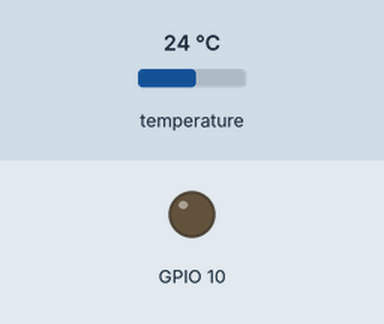
A sketch run on a simulated ESP8266 (NodeMCU). On the bench: output pins drawn as LEDs (lit = HIGH). The inputs (shaded band) are chosen by the test bench; at power-on: temperature 24 °C. WiFi joins after 1.5 s; servers stay silent unless stated; uploads are accepted with an empty reply; what the sketch prints to the serial monitor is not drawn.

Above: at 0.1 s.
At 4.6 s:
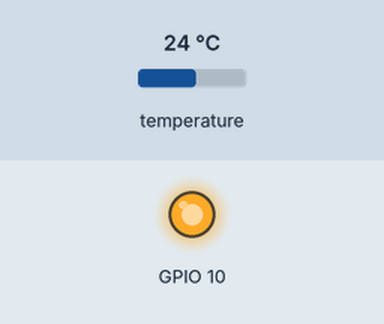
Timing chart, 0 to 6.1 s (numbered marks = the images above):
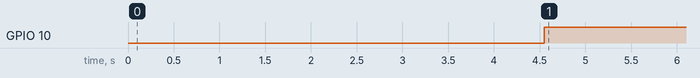

The sketch:

ESP8266_Teller.ino
```cpp
#include <OneWire.h>
#include <DallasTemperature.h>
#include <ESP8266WiFi.h>
#include <ESP8266HTTPClient.h>

//SSID
//PWD
const char* ssid = "**********************";
const char* password = "**********************";

// GPIO where the DS18B20 is connected to
const int oneWireBus = 5;   //D1

// Setup a oneWire instance to communicate with any OneWire devices
OneWire oneWire(oneWireBus);


// Pass our oneWire reference to Dallas Temperature sensor
DallasTemperature sensors(&oneWire);


void setup () {
  pinMode(10, HIGH);

  Serial.begin(19200);
  sensors.begin();

  WiFi.begin(ssid, password);

  while (WiFi.status() != WL_CONNECTED) {

    delay(1000);
    Serial.print("Connecting..");

  }

}

void loop() {
  temperatur();
  delay(10);

  if (WiFi.status() == WL_CONNECTED) { //Check WiFi connection status

    HTTPClient http;  //Declare an object of class HTTPClient

    http.begin("http://192.168.178.116:1337/login?name=" + String(temperatur(), 2));  //Specify request destination
    int httpCode = http.GET();                                  //Send the request
    delay(10);

    if (httpCode > 0) { //Check the returning code

      String payload = http.getString();   //Get the request response payload
      Serial.println(payload);             //Print the response payload

    }
    delay(10);

    http.end();   //Close connection

  }
  delay(10);
  if (temperatur() < 70){
    digitalWrite(10, HIGH);
    Serial.print("Hallo");
  }
  else{
    digitalWrite(10, LOW);
  }

  delay(300);    //Send a request every 30 seconds
}

float temperatur(){
  sensors.requestTemperatures();
  float temperatureC = sensors.getTempCByIndex(0);
  //float temperatureF = sensors.getTempFByIndex(0);


  Serial.print(temperatureC);
  Serial.println("ºC");
  //Serial.print(temperatureF);
  //Serial.println("ºF");


  return temperatureC;
}
```

Measured:
- by itself, GPIO 10: LOW → HIGH at 4.6 s
